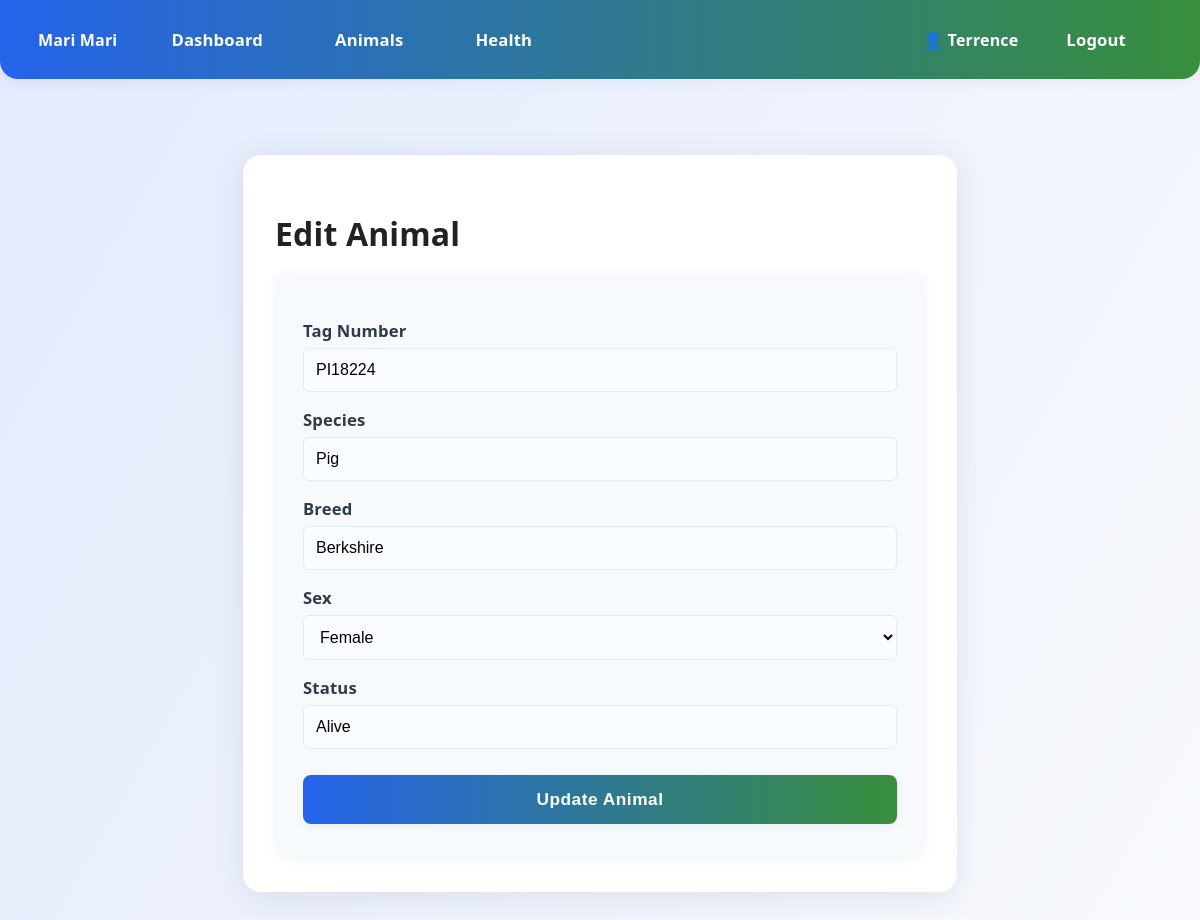
/animals/2/edit (signed in), run on the app's committed database.
### models/settings.py (models this page shows)
class AppSettings(db.Model):
    __tablename__ = "app_settings"
    id = db.Column(db.Integer, primary_key=True)
    farm_name = db.Column(db.String(128), default="My Farm")

### models/user.py (models this page shows, shortened)
class User(db.Model):
    __tablename__ = 'user'
    id = db.Column(db.Integer, primary_key=True)
    username = db.Column(db.String(50), unique=True, nullable=False)
    email = db.Column(db.String(120), unique=True, nullable=False)
    password_hash = db.Column(db.String(128), nullable=False)
    role = db.Column(db.String(20), default='staff')  # 'admin', 'staff', etc.

### models/animal.py (models this page shows)
class Animal(db.Model):
    __tablename__ = 'animal'
    id = db.Column(db.Integer, primary_key=True)
    tag_number = db.Column(db.String(50), unique=True, nullable=False)
    species = db.Column(db.String(50))
    breed = db.Column(db.String(50))
    sex = db.Column(db.String(10))
    date_of_birth = db.Column(db.Date)
    status = db.Column(db.String(20))

### app.py (the view, shortened to what this page needs)
@app.route("/animals/<int:animal_id>/edit",methods=["GET","POST"])
def edit_animal(animal_id):
    animal = Animal.query.get_or_404(animal_id)
    return render_template("edit_animal.html", animal=animal, settings=get_settings())

### app.py (called while the page is built)
@app.before_request
def create_tables():
    try:
        if not AppSettings.query.first():
            default_settings = AppSettings(farm_name="My Farm")
            db.session.add(default_settings)
            db.session.commit()
        admin_user = User.query.filter_by(username="admin").first()
        if not admin_user:
            admin = User(username="admin", email="admin@example.com", role="admin")
            admin.set_password("pass123")
            db.session.add(admin)
            db.session.commit()
            print("[DEBUG] Admin user created with username 'admin' and password 'pass123'. Hash:", admin.password_hash)
        else:
            print(f"[DEBUG] Admin user already exists. Username: {admin_user.username}, Hash: {admin_user.password_hash}")
    except Exception as e:
        print(f"[DEBUG] Exception in create_tables: {e}")
        pass

@app.before_request
def load_logged_in_user():
    user_id = session.get("user_id")
    g.current_user = db.session.get(User,user_id) if user_id else None

def get_settings():
    try:
        return AppSettings.query.first()
    except Exception:
        return None

@app.context_processor
def inject_globals():
    return dict(settings=get_settings(), get_flashed_messages=get_flashed_messages)

### templates/edit_animal.html (shortened to what this page needs)
{% extends "base.html" %}
{% block content %}
  <div class="container">
    <h1 style="margin-bottom: 18px;">Edit Animal</h1>
    <form method="POST" class="form-card">
      <label>Tag Number</label>
      <input name="tag_number" value="{{ animal.tag_number }}" required>
      <label>Species</label>
      <input name="species" value="{{ animal.species }}">
      <label>Breed</label>
      <input name="breed" value="{{ animal.breed }}">
      <label>Sex</label>
      <select name="sex">
        <option value="Female" {% if animal.sex == 'Female' %}selected{% endif %}>Female</option>
      </select>
      <label>Status</label>
      <input name="status" value="{{ animal.status }}">
      <button type="submit">Update Animal</button>
    </form>
  </div>
{%endblock%}

### templates/base.html (shortened to what this page needs)
<!DOCTYPE html>
<html>
<head>
  <link rel="stylesheet" href="/static/style.css">
</head>
<body>
  <div class="navbar">
    <div class="nav-left">
      <span style="font-weight:700; color:#fff; margin-right:18px;">
        {{ (settings.farm_name if settings is defined else "Farm Manager") }}
      </span>
      <a href="/dashboard">Dashboard</a>
      <a href="/animals">Animals</a>
      <a href="/health-records">Health</a>
    </div>
    <div class="nav-right">
      {% if g.current_user %}
        <span style="margin-right: 12px; font-weight:600; color:#fff; letter-spacing:0.01em;">👤 {{ g.current_user.username }}</span>
        <a href="/logout">Logout</a>
      {% endif %}
    </div>
  </div>
  <div class="content">
    {% block content %}{% endblock %}
  </div>
</body>
</html>

### static/style.css (style rules this page uses)
body { min-height: 100vh; font-family: 'Segoe UI', 'Roboto', Arial, sans-serif; background: linear-gradient(120deg, #e3eafc 0%, #f8fafc 100%); margin: 0; padding: 0; color: #222; letter-spacing: 0.01em; }
.container { max-width: 650px; margin: 48px auto; padding: 36px 32px; background: #fff; box-shadow: 0 6px 32px rgba(44,62,80,0.10); border-radius: 18px; }
.form-card { display: flex; flex-direction: column; background: #f7fafd; border-radius: 12px; padding: 32px 28px; box-shadow: 0 2px 12px rgba(44,62,80,0.06); }
label { margin: 14px 0 6px; color: #2d3a4a; font-weight: 600; font-size: 1.04em; letter-spacing: 0.01em; }
input, select, textarea { padding: 12px; font-size: 1em; border: 1.5px solid #dbeafe; border-radius: 6px; background: #fafdff; margin-bottom: 2px; transition: border 0.2s; outline: none; box-sizing: border-box; }
button { margin-top: 24px; padding: 14px 0; background: linear-gradient(90deg, #2563eb 0%, #388e3c 100%); color: white; font-weight: 700; font-size: 1.08em; border: none; border-radius: 8px; cursor: pointer; box-shadow: 0 2px 8px rgba(44,62,80,0.07); transition: background 0.2s, box-shadow 0.2s; letter-spacing: 0.03em; }
.navbar { display: flex; justify-content: space-between; align-items: center; background: linear-gradient(90deg, #2563eb 0%, #388e3c 100%); padding: 18px 38px; border-radius: 0 0 18px 18px; box-shadow: 0 2px 12px rgba(44,62,80,0.07); }
.navbar a { color: #fff; text-decoration: none; font-weight: 700; margin: 0 14px; padding: 10px 22px; border-radius: 8px; transition: background 0.2s, color 0.2s; font-size: 1.04em; letter-spacing: 0.01em; }
.nav-left, .nav-right { display: flex; align-items: center; }
.content { padding: 28px 0; max-width: 900px; margin: 0 auto; }

### templates/base.html (style rules this page uses)
body { background: linear-gradient(120deg, #e3eafc 0%, #f8fafc 100%); min-height: 100vh; }
.content { max-width: 900px; margin: 0 auto; padding: 28px 0; }

### data on the page
AppSettings: farm_name "Mari Mari"
User: current_user.username "Terrence"
Animal: tag_number "PI18224", species "Pig", breed "Berkshire", sex "Female", status "Alive"
